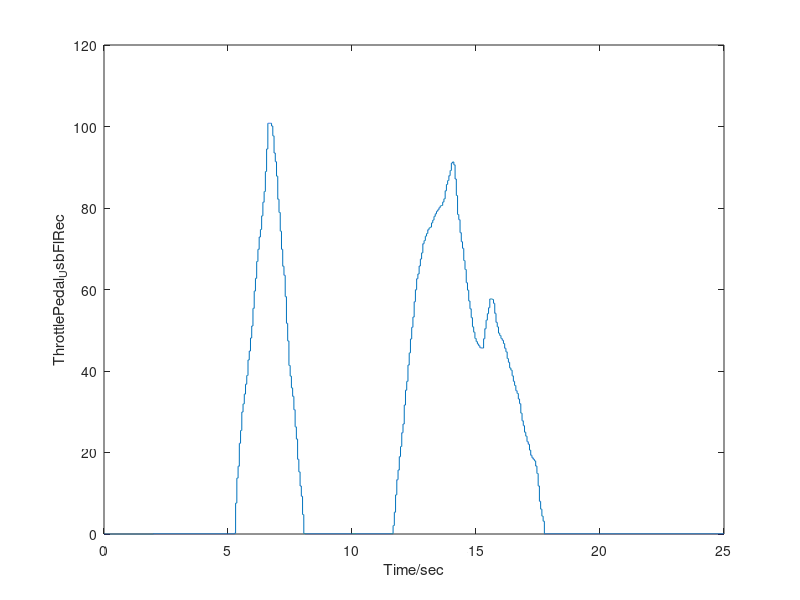

This figure's MATLAB source:
load mainecu_ppc.mat
varValues = mainecu_ppc_2017_04_28_16_03_10;
%for n = 1:9
n = 1;
    figure;
    use_XIndex = varValues.Y(n).XIndex;
    plot(varValues.X(use_XIndex).Data, varValues.Y(n).Data);
    xlabel('Time/sec');
    ylabel(varValues.Y(n).Name);
    n = 5;
    use_XIndex = varValues.Y(n).XIndex;
    plot(varValues.X(use_XIndex).Data, varValues.Y(n).Data);
    xlabel('Time/sec');
    ylabel(varValues.Y(n).Name);
%end
